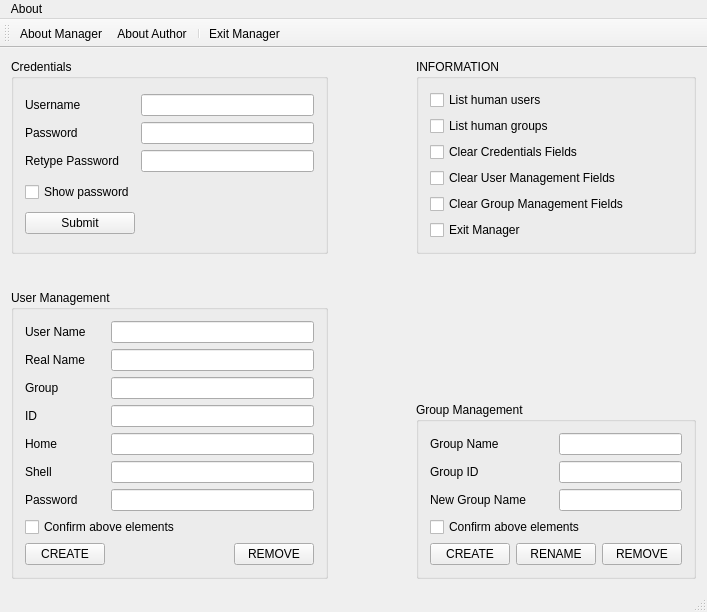
<?xml version="1.0" encoding="UTF-8"?>
<ui version="4.0">
 <class>Manager</class>
 <widget class="QMainWindow" name="Manager">
  <property name="geometry">
   <rect>
    <x>0</x>
    <y>0</y>
    <width>707</width>
    <height>612</height>
   </rect>
  </property>
  <property name="windowTitle">
   <string>Welcome to Linux Manager</string>
  </property>
  <widget class="QWidget" name="centralWidget">
   <layout class="QGridLayout" name="gridLayout_5">
    <item row="0" column="0">
     <widget class="QGroupBox" name="Credentials_groupBox">
      <property name="title">
       <string>Credentials</string>
      </property>
      <layout class="QGridLayout" name="gridLayout">
       <item row="0" column="0">
        <layout class="QVBoxLayout" name="verticalLayout_2">
         <item>
          <widget class="QLabel" name="username_label">
           <property name="text">
            <string>Username </string>
           </property>
          </widget>
         </item>
         <item>
          <widget class="QLabel" name="password_label">
           <property name="text">
            <string>Password </string>
           </property>
          </widget>
         </item>
         <item>
          <widget class="QLabel" name="retype_password_label">
           <property name="text">
            <string>Retype Password</string>
           </property>
          </widget>
         </item>
        </layout>
       </item>
       <item row="0" column="1">
        <layout class="QVBoxLayout" name="verticalLayout">
         <item>
          <widget class="QLineEdit" name="username_lineEdit"/>
         </item>
         <item>
          <widget class="QLineEdit" name="password_lineEdit"/>
         </item>
         <item>
          <widget class="QLineEdit" name="retype_password_lineEdit"/>
         </item>
        </layout>
       </item>
       <item row="1" column="0">
        <widget class="QCheckBox" name="show_password_checkBox">
         <property name="text">
          <string>Show password</string>
         </property>
        </widget>
       </item>
       <item row="2" column="0">
        <widget class="QPushButton" name="submit_button">
         <property name="text">
          <string>Submit</string>
         </property>
        </widget>
       </item>
      </layout>
     </widget>
    </item>
    <item row="0" column="1">
     <spacer name="horizontalSpacer_2">
      <property name="orientation">
       <enum>Qt::Horizontal</enum>
      </property>
      <property name="sizeHint" stdset="0">
       <size>
        <width>62</width>
        <height>20</height>
       </size>
      </property>
     </spacer>
    </item>
    <item row="0" column="2">
     <widget class="QGroupBox" name="groupBox">
      <property name="title">
       <string>INFORMATION</string>
      </property>
      <layout class="QGridLayout" name="gridLayout_4">
       <item row="0" column="0">
        <widget class="QCheckBox" name="human_users_checkBox">
         <property name="text">
          <string>List human users</string>
         </property>
        </widget>
       </item>
       <item row="1" column="0">
        <widget class="QCheckBox" name="human_groups_checkBox">
         <property name="text">
          <string>List human groups</string>
         </property>
        </widget>
       </item>
       <item row="2" column="0">
        <widget class="QCheckBox" name="clear_credentials_checkBox">
         <property name="text">
          <string>Clear Credentials Fields</string>
         </property>
        </widget>
       </item>
       <item row="3" column="0">
        <widget class="QCheckBox" name="clear_user_fields_checkBox">
         <property name="text">
          <string>Clear User Management Fields</string>
         </property>
        </widget>
       </item>
       <item row="4" column="0">
        <widget class="QCheckBox" name="clear_group_fields_checkBox">
         <property name="text">
          <string>Clear Group Management Fields</string>
         </property>
        </widget>
       </item>
       <item row="5" column="0">
        <widget class="QCheckBox" name="exit_manager_checkBox">
         <property name="text">
          <string>Exit Manager</string>
         </property>
        </widget>
       </item>
      </layout>
     </widget>
    </item>
    <item row="1" column="0">
     <spacer name="verticalSpacer">
      <property name="orientation">
       <enum>Qt::Vertical</enum>
      </property>
      <property name="sizeHint" stdset="0">
       <size>
        <width>20</width>
        <height>17</height>
       </size>
      </property>
     </spacer>
    </item>
    <item row="1" column="2" rowspan="2">
     <spacer name="verticalSpacer_2">
      <property name="orientation">
       <enum>Qt::Vertical</enum>
      </property>
      <property name="sizeHint" stdset="0">
       <size>
        <width>20</width>
        <height>121</height>
       </size>
      </property>
     </spacer>
    </item>
    <item row="2" column="0" rowspan="2">
     <widget class="QGroupBox" name="user_groupBox">
      <property name="title">
       <string>User Management</string>
      </property>
      <layout class="QGridLayout" name="gridLayout_2">
       <item row="0" column="0">
        <layout class="QVBoxLayout" name="verticalLayout_3">
         <item>
          <widget class="QLabel" name="new_username_label">
           <property name="text">
            <string>User Name</string>
           </property>
          </widget>
         </item>
         <item>
          <widget class="QLabel" name="new_real_name_label">
           <property name="text">
            <string>Real Name</string>
           </property>
          </widget>
         </item>
         <item>
          <widget class="QLabel" name="new_user_group_label">
           <property name="text">
            <string>Group</string>
           </property>
          </widget>
         </item>
         <item>
          <widget class="QLabel" name="new_user_id_label">
           <property name="text">
            <string>ID</string>
           </property>
          </widget>
         </item>
         <item>
          <widget class="QLabel" name="new_user_home_label">
           <property name="text">
            <string>Home</string>
           </property>
          </widget>
         </item>
         <item>
          <widget class="QLabel" name="new_user_shell_label">
           <property name="text">
            <string>Shell</string>
           </property>
          </widget>
         </item>
         <item>
          <widget class="QLabel" name="new_user_password_label">
           <property name="text">
            <string>Password</string>
           </property>
          </widget>
         </item>
        </layout>
       </item>
       <item row="0" column="1" colspan="2">
        <layout class="QVBoxLayout" name="verticalLayout_4">
         <item>
          <widget class="QLineEdit" name="new_username_lineEdit"/>
         </item>
         <item>
          <widget class="QLineEdit" name="new_user_rela_name_lineEdit"/>
         </item>
         <item>
          <widget class="QLineEdit" name="new_user_group_lineEdit"/>
         </item>
         <item>
          <widget class="QLineEdit" name="new_user_id_lineEdit"/>
         </item>
         <item>
          <widget class="QLineEdit" name="new_user_home_lineEdit"/>
         </item>
         <item>
          <widget class="QLineEdit" name="new_user_shell__lineEdit"/>
         </item>
         <item>
          <widget class="QLineEdit" name="new_user_password_lineEdit"/>
         </item>
        </layout>
       </item>
       <item row="1" column="0" colspan="3">
        <widget class="QCheckBox" name="confirm_user_stuff_checkBox">
         <property name="text">
          <string>Confirm above elements</string>
         </property>
        </widget>
       </item>
       <item row="2" column="0">
        <widget class="QPushButton" name="create_new_user_button">
         <property name="text">
          <string>CREATE</string>
         </property>
        </widget>
       </item>
       <item row="2" column="1">
        <spacer name="horizontalSpacer">
         <property name="orientation">
          <enum>Qt::Horizontal</enum>
         </property>
         <property name="sizeHint" stdset="0">
          <size>
           <width>117</width>
           <height>20</height>
          </size>
         </property>
        </spacer>
       </item>
       <item row="2" column="2">
        <widget class="QPushButton" name="remove_user_button">
         <property name="text">
          <string>REMOVE</string>
         </property>
        </widget>
       </item>
      </layout>
     </widget>
    </item>
    <item row="3" column="1">
     <spacer name="horizontalSpacer_3">
      <property name="orientation">
       <enum>Qt::Horizontal</enum>
      </property>
      <property name="sizeHint" stdset="0">
       <size>
        <width>62</width>
        <height>20</height>
       </size>
      </property>
     </spacer>
    </item>
    <item row="3" column="2">
     <widget class="QGroupBox" name="groups_groupBox">
      <property name="title">
       <string>Group Management</string>
      </property>
      <layout class="QGridLayout" name="gridLayout_3">
       <item row="0" column="0" colspan="2">
        <layout class="QVBoxLayout" name="verticalLayout_5">
         <item>
          <widget class="QLabel" name="group_name_label">
           <property name="text">
            <string>Group Name</string>
           </property>
          </widget>
         </item>
         <item>
          <widget class="QLabel" name="group_id_label">
           <property name="text">
            <string>Group ID</string>
           </property>
          </widget>
         </item>
         <item>
          <widget class="QLabel" name="new_group_name_label">
           <property name="text">
            <string>New Group Name</string>
           </property>
          </widget>
         </item>
        </layout>
       </item>
       <item row="0" column="2" colspan="2">
        <layout class="QVBoxLayout" name="verticalLayout_6">
         <item>
          <widget class="QLineEdit" name="group_name_lineEdit"/>
         </item>
         <item>
          <widget class="QLineEdit" name="group_id_lineEdit"/>
         </item>
         <item>
          <widget class="QLineEdit" name="new_group_name_lineEdit"/>
         </item>
        </layout>
       </item>
       <item row="1" column="0" colspan="4">
        <widget class="QCheckBox" name="confirm_group_stuff_checkBox">
         <property name="text">
          <string>Confirm above elements</string>
         </property>
        </widget>
       </item>
       <item row="2" column="0">
        <widget class="QPushButton" name="create_group_button">
         <property name="text">
          <string>CREATE</string>
         </property>
        </widget>
       </item>
       <item row="2" column="1" colspan="2">
        <widget class="QPushButton" name="rename_group_button">
         <property name="text">
          <string>RENAME</string>
         </property>
        </widget>
       </item>
       <item row="2" column="3">
        <widget class="QPushButton" name="remove_group_button">
         <property name="text">
          <string>REMOVE</string>
         </property>
        </widget>
       </item>
      </layout>
     </widget>
    </item>
   </layout>
  </widget>
  <widget class="QMenuBar" name="menuBar">
   <property name="geometry">
    <rect>
     <x>0</x>
     <y>0</y>
     <width>707</width>
     <height>22</height>
    </rect>
   </property>
   <widget class="QMenu" name="menuAbout">
    <property name="title">
     <string>About</string>
    </property>
    <addaction name="actionAbout_Manager"/>
    <addaction name="actionAbout_Author"/>
    <addaction name="separator"/>
    <addaction name="actionExit_Manager"/>
   </widget>
   <addaction name="menuAbout"/>
  </widget>
  <widget class="QToolBar" name="mainToolBar">
   <attribute name="toolBarArea">
    <enum>TopToolBarArea</enum>
   </attribute>
   <attribute name="toolBarBreak">
    <bool>false</bool>
   </attribute>
   <addaction name="actionAbout_Manager"/>
   <addaction name="actionAbout_Author"/>
   <addaction name="separator"/>
   <addaction name="actionExit_Manager"/>
  </widget>
  <widget class="QStatusBar" name="statusBar"/>
  <action name="actionAbout_Manager">
   <property name="icon">
    <iconset resource="icons/icons.qrc">
     <normaloff>:/about_manager.png</normaloff>:/about_manager.png</iconset>
   </property>
   <property name="text">
    <string>About Manager</string>
   </property>
  </action>
  <action name="actionAbout_Author">
   <property name="icon">
    <iconset resource="icons/icons.qrc">
     <normaloff>:/about_author.png</normaloff>:/about_author.png</iconset>
   </property>
   <property name="text">
    <string>About Author</string>
   </property>
  </action>
  <action name="actionExit_Manager">
   <property name="icon">
    <iconset resource="icons/icons.qrc">
     <normaloff>:/exit.png</normaloff>:/exit.png</iconset>
   </property>
   <property name="text">
    <string>Exit Manager</string>
   </property>
  </action>
 </widget>
 <layoutdefault spacing="6" margin="11"/>
 <resources>
  <include location="icons/icons.qrc"/>
 </resources>
 <connections/>
</ui>
